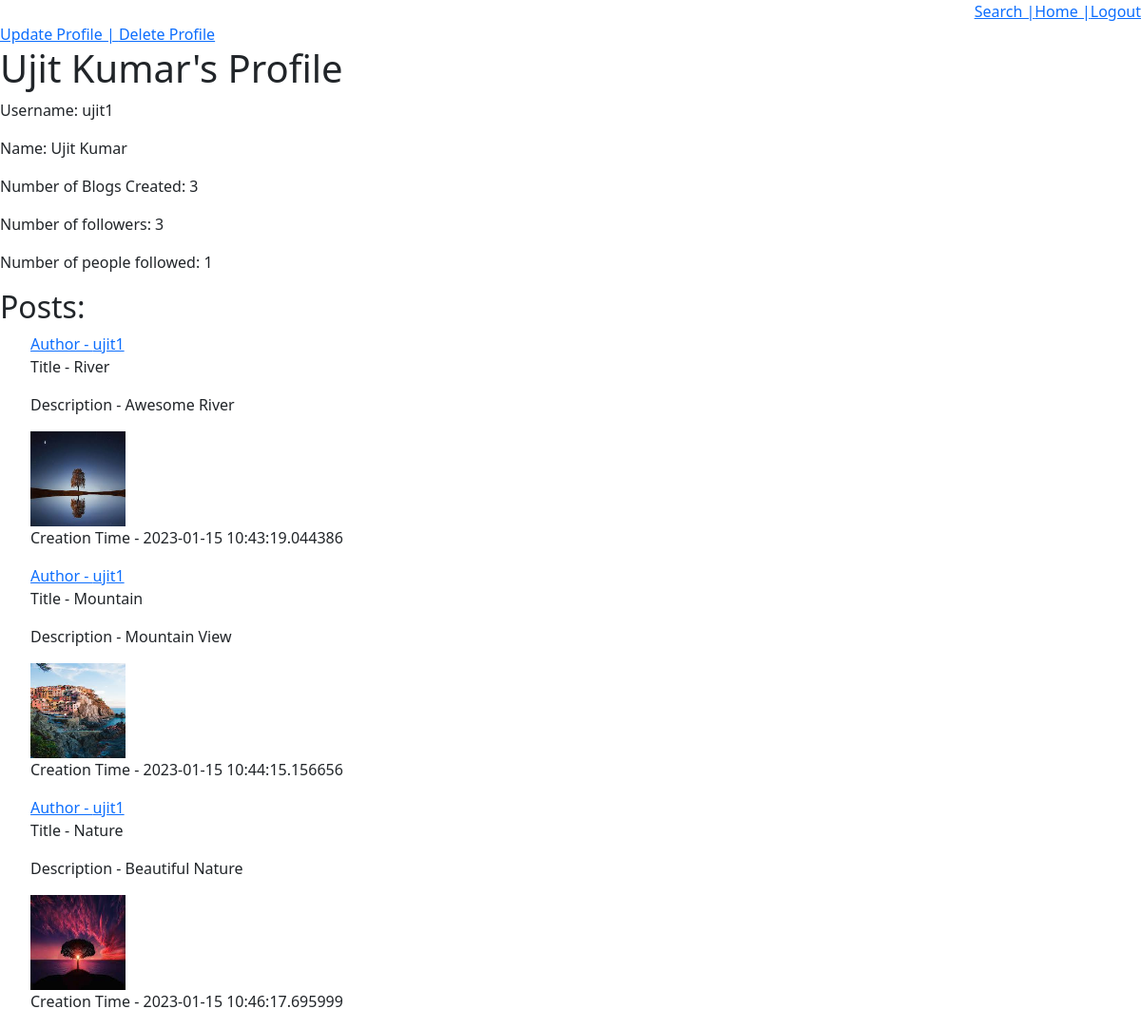
Page /profile/ujit1 (signed in) on the committed database.
### src/models.py (models this page shows, shortened)
class User(db.Model):
    __tablename__ = 'users'
    id = db.Column(db.Integer, primary_key=True)
    name = db.Column(db.String(70))
    username = db.Column(db.String(20), unique=True, nullable=False)
    password = db.Column(db.String(60), nullable=False)
    posts = db.relationship('BlogPost', backref='author_of_post', lazy=True)
    following = db.relationship(
        'User', secondary=followers,
        primaryjoin=(followers.c.follower_id == id),
        secondaryjoin=(followers.c.followed_id == id),
        backref=db.backref('followers', lazy='dynamic'), lazy='dynamic')

class BlogPost(db.Model):
    __tablename__ = 'blog_posts'
    id = db.Column(db.Integer, primary_key=True)
    title = db.Column(db.String(100), nullable=False)
    caption = db.Column(db.String(200), nullable=False)
    image_url = db.Column(db.String(200), nullable=False)
    timestamp = db.Column(db.DateTime, default=datetime.utcnow)
    user_id = db.Column(db.Integer, db.ForeignKey('users.id'), nullable=False)
    user = db.relationship('User', backref=db.backref('author_of_post', lazy=True))

### src/profile.py (the view)
class Profile(Resource):
    def get(self, username):
        if 'username' not in session:
            return make_response(redirect('/'), 403)
        user = User.query.filter_by(username=username).first()
        if user is None:
            return "User not found", 404
        number_of_blogs = BlogPost.query.filter_by(user_id=user.id).count()
        number_of_followers = user.followers.count()
        number_of_followed = user.following.count()
        posts = BlogPost.query.filter_by(user_id=user.id).all()
        headers = {'Content-Type': 'text/html'}
        return make_response(render_template('profile.html', user=user, number_of_blogs=number_of_blogs,
                                             number_of_followers=number_of_followers,
                                             number_of_followed=number_of_followed,
                                             posts=posts), 200)

### src/templates/profile.html (shortened to what this page needs)
<!DOCTYPE html>
<html>
<head>
    <link rel="stylesheet" href="{{ url_for('static', filename="CSS/style.css") }}">
</head>
<body>
{% if session['username'] == user.username %}
    <div style="display:flex;justify-content:flex-end">
        <a href="{{ url_for('search') }}">Search | </a>
        <a href="{{ url_for('home', username=username) }}">Home | </a>
        <a href="{{ url_for('logout') }}">Logout</a>
    </div>
{% endif %}
{% if session['username'] == user.username %}
    <a href="{{ url_for('updateuser',user_id = user.id) }}"> Update Profile | </a>
    <a href="{{ url_for('deleteuser',username = user.username) }}"> Delete Profile </a>
{% endif %}
<h1>{{ user.name }}'s Profile</h1>
<p>Username: {{ user.username }}</p>
<p>Name: {{ user.name }}</p>
<p>Number of Blogs Created: {{ number_of_blogs }}</p>
<p>Number of followers: {{ number_of_followers }}</p>
<p>Number of people followed: {{ number_of_followed }}</p>
<h2>Posts:</h2>
<ul>
    {% for post in posts %}
        <a href="{{ url_for('profile', username=post.author_of_post.username) }}">Author
            - {{ post.author_of_post.username }}</a>
        <p>Title - {{ post.title }}</p>
        <p>Description - {{ post.caption }}</p>
        <img src="{{ url_for('static', filename="uploads/"+post.image_url) }}" width='100' height='100'>
        <p>Creation Time - {{ post.timestamp }}</p>
    {% endfor %}
</ul>
</body>
</html>

### rows in the picture
User: name "Ujit Kumar", username "ujit1"
BlogPost: author_of_post.username "ujit1", title "River", caption "Awesome River", image_url (picture), timestamp "2023-01-15 10:43:19.044386"
BlogPost: author_of_post.username "ujit1", title "Mountain", caption "Mountain View", image_url (picture), timestamp "2023-01-15 10:44:15.156656"
BlogPost: author_of_post.username "ujit1", title "Nature", caption "Beautiful Nature", image_url (picture), timestamp "2023-01-15 10:46:17.695999"

### other values in the picture
{{ number_of_blogs }} "3"
{{ number_of_followers }} "3"
{{ number_of_followed }} "1"
